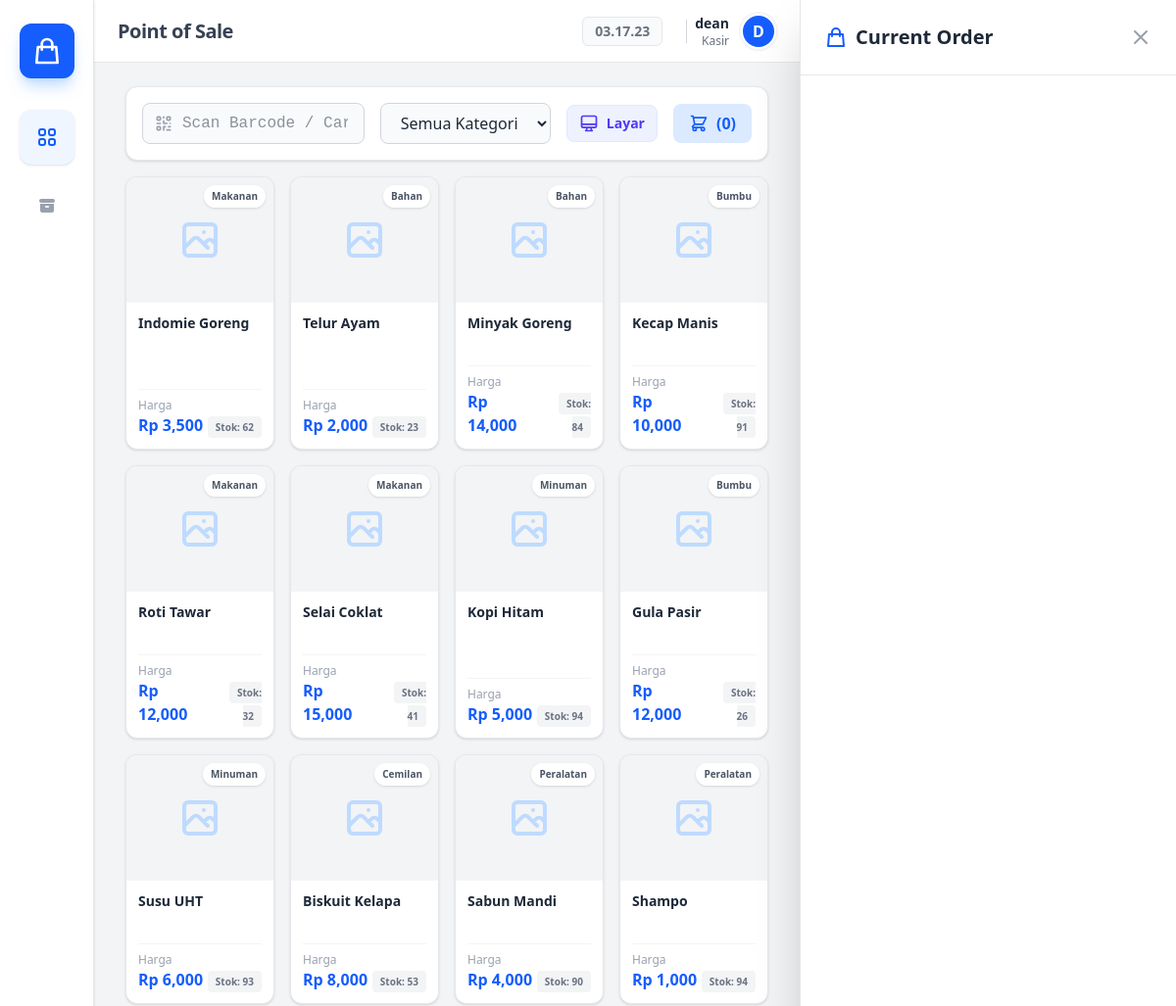
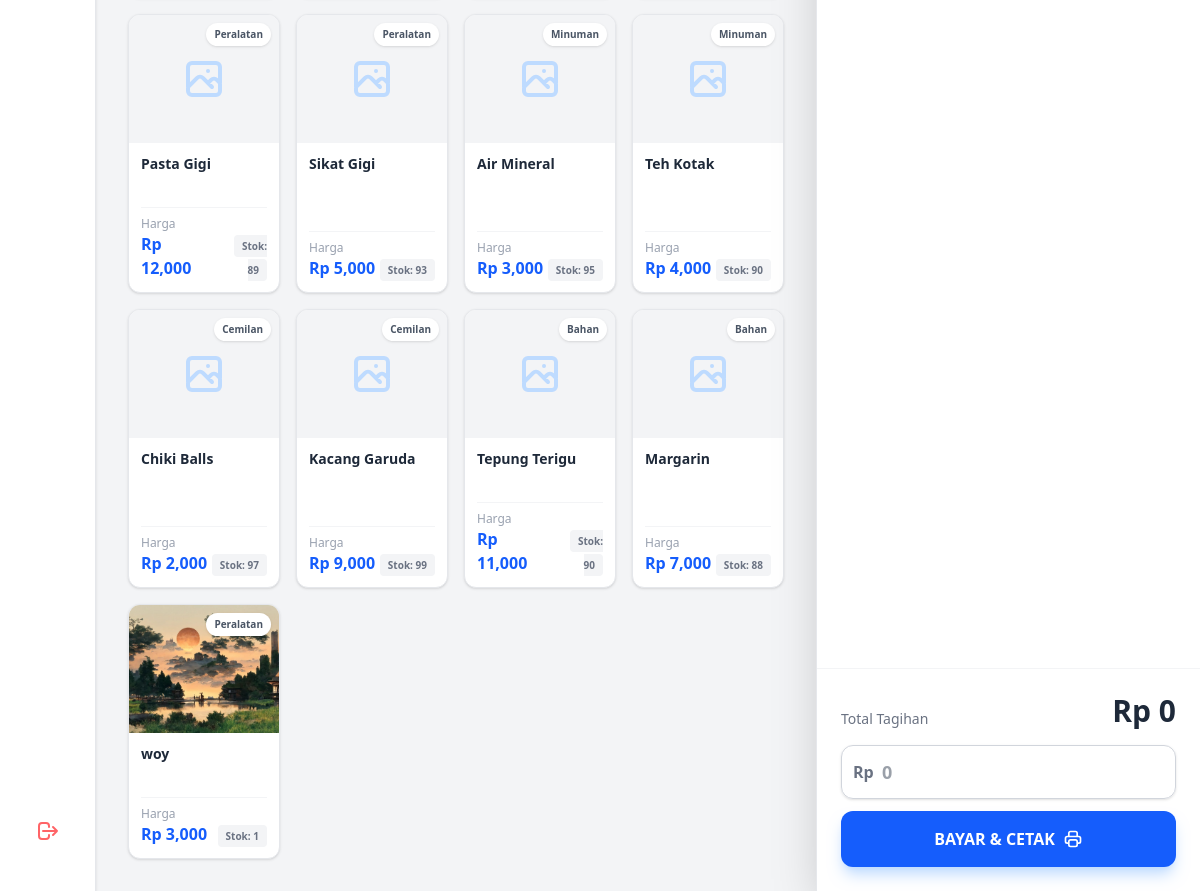
The page /kasir/index.php (signed in) on the database its author committed (2 pictures, top to bottom).
### tables this page shows
CREATE TABLE `barang` (
  `id` int(11) NOT NULL,
  `nama_barang` varchar(100) DEFAULT NULL,
  `harga` int(11) DEFAULT NULL,
  `stok` int(11) DEFAULT NULL,
  `gambar` varchar(255) DEFAULT NULL,
  `kategori` varchar(50) DEFAULT NULL
);

### kasir/index.php (the view, shortened to what this page needs)
<?php
include '../config/koneksi.php';
$where_clause = "WHERE 1=1";
$query = mysqli_query($koneksi, "SELECT * FROM barang $where_clause");
?>
<!DOCTYPE html>
<html lang="id">
<head>
    <link rel="stylesheet" href="../assets/style.css">
</head>
<body class="bg-gray-100 text-gray-800 h-screen flex overflow-hidden">
    <?php include '../components/sidebar.php'; ?>
    <main class="flex-1 flex flex-col h-full overflow-hidden relative transition-all duration-300" id="mainArea">
        <?php
        $pageTitle = "Point of Sale";
        include '../components/navbar.php';
        ?>
        <div class="px-8 pt-6 pb-2">
            <div class="bg-white p-4 rounded-xl shadow-sm border border-gray-200 flex flex-wrap gap-4 justify-between items-center">
                <form action="" method="GET" class="flex flex-1 gap-4 items-center">
                    <div class="relative flex-1 max-w-md">
                        <span class="absolute inset-y-0 left-0 flex items-center pl-3 text-gray-400">
                        </span>
                        <input type="text" name="cari"
                            id="searchBar"
                            value="<?= isset($_GET['cari']) ? $_GET['cari'] : '' ?>"
                            class="w-full py-2 pl-10 pr-4 bg-gray-50 border border-gray-300 rounded-lg focus:ring-2 focus:ring-blue-500 focus:border-blue-500 outline-none transition font-mono"
                            placeholder="Scan Barcode / Cari..."
                            autocomplete="off"
                            onblur="this.focus()">
                    </div>
                    <select name="kategori" onchange="this.form.submit()" class="py-2 px-4 bg-gray-50 border border-gray-300 rounded-lg focus:ring-2 focus:ring-blue-500 outline-none cursor-pointer hidden md:block">
                        <option value="">Semua Kategori</option>
                    </select>
                </form>
                <a href="../halaman.php" target="_blank" class="hidden md:flex items-center space-x-2 bg-indigo-50 text-indigo-600 px-3 py-2 rounded-lg hover:bg-indigo-100 transition font-bold text-sm border border-indigo-100" title="Buka di Layar Kedua">
                    <svg class="w-5 h-5" fill="none" stroke="currentColor" viewBox="0 0 24 24">
                        <path stroke-linecap="round" stroke-linejoin="round" stroke-width="2" d="M9.75 17L9 20l-1 1h8l-1-1-.75-3M3 13h18M5 17h14a2 2 0 002-2V5a2 2 0 00-2-2H5a2 2 0 00-2 2v10a2 2 0 002 2z"></path>
                    </svg>
                    <span>Layar</span>
                </a>
                <button onclick="toggleSidebar()" class="flex items-center space-x-2 bg-blue-100 text-blue-600 px-4 py-2 rounded-lg hover:bg-blue-200 transition font-bold">
                    <svg class="w-5 h-5" fill="none" stroke="currentColor" viewBox="0 0 24 24">
                        <path stroke-linecap="round" stroke-linejoin="round" stroke-width="2" d="M3 3h2l.4 2M7 13h10l4-8H5.4M7 13L5.4 5M7 13l-2.293 2.293c-.63.63-.184 1.707.707 1.707H17m0 0a2 2 0 100 4 2 2 0 000-4zm-8 2a2 2 0 11-4 0 2 2 0 014 0z"></path>
                    </svg>
                    <span>(<?= count($_SESSION['keranjang'] ?? []) ?>)</span>
                </button>
            </div>
        </div>
        <div class="flex-1 overflow-y-auto p-8 pt-2">
            <div class="grid grid-cols-2 md:grid-cols-3 lg:grid-cols-4 xl:grid-cols-5 gap-4">
                <?php
                if (isset($_GET['cari']) && mysqli_num_rows($query) == 0) {
                    echo '
                    <div class="col-span-full flex flex-col items-center justify-center py-20 text-center">
                        <div class="bg-red-50 text-red-500 p-4 rounded-full mb-3">
                            <svg class="w-10 h-10" fill="none" stroke="currentColor" viewBox="0 0 24 24"><path stroke-linecap="round" stroke-linejoin="round" stroke-width="2" d="M12 8v4m0 4h.01M21 12a9 9 0 11-18 0 9 9 0 0118 0z"></path></svg>
                        </div>
                        <h3 class="text-xl font-bold text-gray-800">Barang Tidak Ditemukan</h3>
                        <p class="text-gray-500">Kode Barcode/Nama "<b>' . htmlspecialchars($_GET['cari']) . '</b>" tidak ada di sistem.</p>
                        <a href="index.php" class="mt-4 px-4 py-2 bg-gray-200 rounded-lg font-bold text-gray-600 hover:bg-gray-300 transition">Reset Pencarian</a>
                    </div>';
                } elseif (mysqli_num_rows($query) > 0) {
                    while ($item = mysqli_fetch_assoc($query)) :
                        $habis = ($item['stok'] <= 0);
                        $class_habis = $habis ? "grayscale opacity-75 cursor-not-allowed" : "hover:shadow-lg hover:border-blue-400 cursor-pointer transform hover:-translate-y-1";
                        $link = $habis ? "#" : "index.php?add=" . $item['id'] . (isset($_GET['cari']) ? "&cari=" . $_GET['cari'] : "") . (isset($_GET['kategori']) ? "&kategori=" . $_GET['kategori'] : "");
                        $gambar = $item['gambar'];
                        $path_gambar = "../assets/images/" . $gambar;
                        $pakai_gambar = !empty($gambar) && file_exists($path_gambar);
                ?>
                        <a href="<?= $link ?>" class="group bg-white rounded-xl border border-gray-200 shadow-sm transition-all duration-200 overflow-hidden flex flex-col h-full <?= $class_habis ?>">
                            <div class="h-32 w-full bg-gray-100 relative overflow-hidden">
                                <?php if ($pakai_gambar) : ?>
                                    <img src="<?= $path_gambar ?>" alt="<?= $item['nama_barang'] ?>" class="w-full h-full object-cover transition duration-300">
                                <?php else : ?>
                                    <div class="w-full h-full flex items-center justify-center text-blue-200 group-hover:bg-blue-50 transition">
                                        <svg class="w-12 h-12" fill="none" stroke="currentColor" viewBox="0 0 24 24">
                                            <path stroke-linecap="round" stroke-linejoin="round" stroke-width="2" d="M4 16l4.586-4.586a2 2 0 012.828 0L16 16m-2-2l1.586-1.586a2 2 0 012.828 0L20 14m-6-6h.01M6 20h12a2 2 0 002-2V6a2 2 0 00-2-2H6a2 2 0 00-2 2v12a2 2 0 002 2z"></path>
                                        </svg>
                                    </div>
                                <?php endif; ?>
                                <span class="absolute top-2 right-2 bg-white bg-opacity-90 text-gray-600 text-[10px] font-bold px-2 py-1 rounded-full shadow-sm">
                                    <?= $item['kategori'] ?>
                                </span>
                            </div>
                            <div class="p-3 flex flex-col flex-1 justify-between">
                                <div>
                                    <h3 class="font-bold text-gray-800 text-sm leading-tight mb-1 line-clamp-2 h-10 group-hover:text-blue-600 transition">
                                        <?= $item['nama_barang'] ?>
                                    </h3>
                                </div>
                                <div class="flex justify-between items-end mt-2 border-t border-gray-100 pt-2">
                                    <div>
                                        <p class="text-xs text-gray-400">Harga</p>
                                        <p class="text-blue-600 font-bold">Rp <?= number_format($item['harga']) ?></p>
                                    </div>
                                    <div class="text-right">
                                        <?php if ($habis): ?>
                                            <span class="text-[10px] font-bold text-white bg-red-500 px-2 py-1 rounded">HABIS</span>
                                        <?php else: ?>
                                            <span class="text-[10px] font-bold text-gray-500 bg-gray-100 px-2 py-1 rounded group-hover:bg-blue-100 group-hover:text-blue-600 transition">Stok: <?= $item['stok'] ?></span>
                                        <?php endif; ?>
                                    </div>
                                </div>
                            </div>
                        </a>
                <?php
                    endwhile;
                }
                ?>
            </div>
        </div>
    </main>
    <aside id="cartSidebar" class="w-96 bg-white border-l border-gray-200 flex flex-col shadow-2xl z-20 transition-all duration-300 transform translate-x-0 fixed right-0 h-full">
        <div class="p-6 border-b border-gray-200 flex justify-between items-center">
            <h2 class="font-bold text-xl text-gray-800 flex items-center">
                <svg class="w-6 h-6 mr-2 text-blue-600" fill="none" stroke="currentColor" viewBox="0 0 24 24">
                    <path stroke-linecap="round" stroke-linejoin="round" stroke-width="2" d="M16 11V7a4 4 0 00-8 0v4M5 9h14l1 12H4L5 9z"></path>
                </svg>
                Current Order
            </h2>
            <button onclick="toggleSidebar()" class="text-gray-400 hover:text-red-500">
                <svg class="w-6 h-6" fill="none" stroke="currentColor" viewBox="0 0 24 24">
                    <path stroke-linecap="round" stroke-linejoin="round" stroke-width="2" d="M6 18L18 6M6 6l12 12"></path>
                </svg>
            </button>
        </div>
        <div class="flex-1 overflow-y-auto p-6 space-y-4">
            <?php
            $total_bayar = 0;
            ?>
        </div>
        <div class="p-6 bg-white border-t border-gray-100">
            <div class="flex justify-between items-end mb-4">
                <span class="text-gray-500 text-sm font-medium">Total Tagihan</span>
                <span class="text-3xl font-bold text-gray-800">Rp <?= number_format($total_bayar ?? 0) ?></span>
            </div>
            <form action="../logic/proses_bayar.php" method="POST" onsubmit="return bersihkanRupiah()">
                <div class="mb-3 relative">
                    <div class="absolute inset-y-0 left-0 pl-3 flex items-center pointer-events-none">
                        <span class="text-gray-500 font-bold">Rp</span>
                    </div>
                    <input type="text" id="input_tunai" required
                        class="w-full pl-10 pr-4 py-3 border border-gray-300 rounded-xl focus:ring-2 focus:ring-blue-500 focus:border-blue-500 outline-none font-bold text-gray-700 text-lg shadow-sm"
                        placeholder="0" onkeyup="formatRupiah(this)">
                </div>
                <button type="submit" class="flex items-center justify-center w-full bg-blue-600 text-white py-4 rounded-xl font-bold hover:bg-blue-700 transition shadow-lg shadow-blue-200 hover:-translate-y-1 transform">
                    BAYAR & CETAK
                </button>
            </form>
        </div>
    </aside>
</body>
</html>

### components/sidebar.php (shortened to what this page needs)
<?php
$page = basename($_SERVER['PHP_SELF']);
?>
<aside class="w-24 bg-white border-r border-gray-200 flex flex-col items-center py-6 z-20 shadow-sm flex-shrink-0">
    <div class="mb-8 p-3 bg-blue-600 rounded-xl text-white shadow-lg shadow-blue-200">
        <svg class="w-8 h-8" fill="none" stroke="currentColor" viewBox="0 0 24 24"><path stroke-linecap="round" stroke-linejoin="round" stroke-width="2" d="M16 11V7a4 4 0 00-8 0v4M5 9h14l1 12H4L5 9z"></path></svg>
    </div>
    <a href="index.php" class="p-4 mb-4 rounded-xl transition duration-200 group relative
       <?= ($page == 'index.php') ? 'bg-blue-50 text-blue-600 shadow-sm' : 'text-gray-400 hover:bg-gray-50 hover:text-gray-600' ?>">
    </a>
      <a href="lihat.php" class="p-4 mb-4 rounded-xl transition duration-200 group relative
       <?= ($page == 'lihat.php') ? 'bg-blue-50 text-blue-600 shadow-sm' : 'text-gray-400 hover:bg-gray-50 hover:text-gray-600' ?>">
      <svg xmlns="http://www.w3.org/2000/svg" class="h-5 w-5" viewBox="0 0 20 20" fill="currentColor">
  <path d="M4 3a2 2 0 100 4h12a2 2 0 100-4H4z" />
  <path fill-rule="evenodd" d="M3 8h14v7a2 2 0 01-2 2H5a2 2 0 01-2-2V8zm5 3a1 1 0 011-1h2a1 1 0 110 2H9a1 1 0 01-1-1z" clip-rule="evenodd" />
</svg>
    </a>
    <div class="mt-auto">
        <a href="../login.php" class="p-4 text-red-400  rounded-xl transition group relative">
            <svg class="w-6 h-6" fill="none" stroke="currentColor" viewBox="0 0 24 24"><path stroke-linecap="round" stroke-linejoin="round" stroke-width="2" d="M17 16l4-4m0 0l-4-4m4 4H7m6 4v1a3 3 0 01-3 3H6a3 3 0 01-3-3V7a3 3 0 013-3h4a3 3 0 013 3v1"></path></svg>
        </a>
    </div>
</aside>

### components/navbar.php (shortened to what this page needs)
<?php
$nama_tampil = isset($_SESSION['nama']) ? $_SESSION['nama'] : 'Guest';
$role_tampil = isset($_SESSION['role']) ? ucfirst($_SESSION['role']) : 'Petugas';
$huruf_avatar = strtoupper(substr($nama_tampil, 0, 1));
?>
<header class="h-16 bg-white border-b border-gray-200 flex items-center justify-between px-6 flex-shrink-0 z-10">
    <div class="flex items-center flex-1">
        <h2 class="text-xl font-bold text-gray-700 mr-8 tracking-tight">
            <?= $pageTitle ?>
        </h2>
    </div>
    <div class="flex items-center space-x-4">
        <div id="realtime-clock" class="text-sm font-bold text-gray-500 hidden sm:block bg-gray-50 px-3 py-1 rounded-md border border-gray-200">
        </div>
        <div class="flex items-center cursor-pointer">
            <div class="text-right mr-3 hidden sm:block">
                <div class="text-sm font-bold text-gray-800"><?= $nama_tampil ?></div>
                <div class="text-xs text-gray-500"><?= $role_tampil ?></div>
            </div>
            <div class="w-9 h-9 rounded-full bg-blue-600 text-white flex items-center justify-center font-bold shadow-sm border-2 border-white ring-2 ring-gray-100">
                <?= $huruf_avatar ?>
            </div>
        </div>
    </div>
</header>

### rows shown on the page
barang: kategori "Makanan", nama_barang "Indomie Goreng", harga "3,500", stok "62"
barang: kategori "Bahan", nama_barang "Telur Ayam", harga "2,000", stok "23"
barang: kategori "Bahan", nama_barang "Minyak Goreng", harga "14,000", stok "84"
barang: kategori "Bumbu", nama_barang "Kecap Manis", harga "10,000", stok "91"
barang: kategori "Makanan", nama_barang "Roti Tawar", harga "12,000", stok "32"
barang: kategori "Makanan", nama_barang "Selai Coklat", harga "15,000", stok "41"
barang: kategori "Minuman", nama_barang "Kopi Hitam", harga "5,000", stok "94"
barang: kategori "Bumbu", nama_barang "Gula Pasir", harga "12,000", stok "26"
barang: kategori "Minuman", nama_barang "Susu UHT", harga "6,000", stok "93"
barang: kategori "Cemilan", nama_barang "Biskuit Kelapa", harga "8,000", stok "53"
barang: kategori "Peralatan", nama_barang "Sabun Mandi", harga "4,000", stok "90"
barang: kategori "Peralatan", nama_barang "Shampo", harga "1,000", stok "94"
barang: kategori "Peralatan", nama_barang "Pasta Gigi", harga "12,000", stok "89"
barang: kategori "Peralatan", nama_barang "Sikat Gigi", harga "5,000", stok "93"
barang: kategori "Minuman", nama_barang "Air Mineral", harga "3,000", stok "95"
barang: kategori "Minuman", nama_barang "Teh Kotak", harga "4,000", stok "90"
barang: kategori "Cemilan", nama_barang "Chiki Balls", harga "2,000", stok "97"
barang: kategori "Cemilan", nama_barang "Kacang Garuda", harga "9,000", stok "99"
barang: kategori "Bahan", nama_barang "Tepung Terigu", harga "11,000", stok "90"
barang: kategori "Bahan", nama_barang "Margarin", harga "7,000", stok "88"
barang: gambar (picture), kategori "Peralatan", nama_barang "woy", harga "3,000", stok "1"

### other values the page prints
$pageTitle "Point of Sale"
$nama_tampil "dean"
$role_tampil "Kasir"
$huruf_avatar "D"
count($_SESSION['keranjang'] ?? []) "0"
$total_bayar "0"
